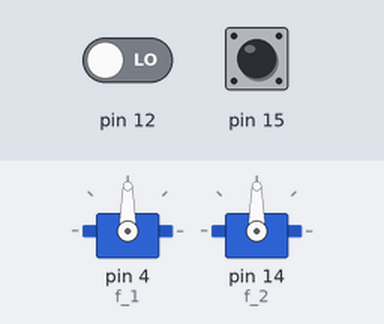
A sketch run on a simulated Arduino Uno, built with avr-gcc and run on an emulated ATmega328P. Shown: 2 × servo. The test bench sets the inputs (shaded band); at power-on: pin 15 LOW, pin 12 LOW. What the sketch prints to the serial monitor is not drawn.

Above: at 1.2 s.
1.3 s: pin 15 pulsed HIGH 5 times (0.12 s each, 0.3 s apart)
At 2.6 s:
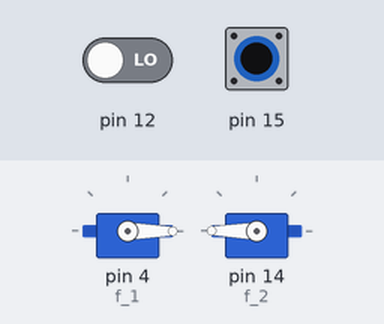
At 5.1 s:
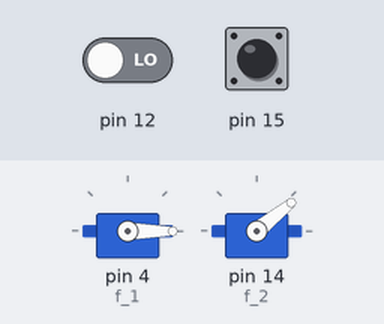
Timing chart, 0 to 6.6 s (numbered marks = the images above; inputs shaded):
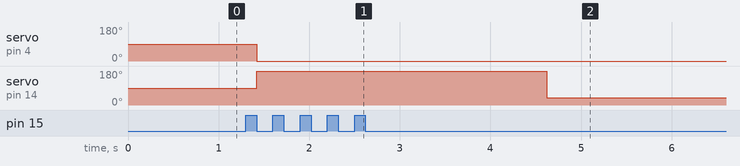

The sketch:

test_small_usv.ino
```cpp
#include <Servo.h>

Servo f_1;
Servo f_2;

int throttle;
int turn;

int thrust;
int moment;

int speed_1;
int speed_2;

void setup() {

  f_1.attach(4,1000,2000);
  f_2.attach(14,1000,2000);
  pinMode(12, INPUT);
  pinMode(15, INPUT);
  Serial.begin(115200);
}

void loop() {

  throttle = pulseIn(12, HIGH); // PWM width, range 1000 - 2000 miroseconds
  Serial.print(throttle);
  Serial.print("  ");

  turn = pulseIn(15, HIGH);
  Serial.print(turn);
  Serial.print("  ");

  if (throttle<1400) throttle = 1400;
  thrust = map(throttle, 1500, 2000, 0, 180);
  moment = map(turn, 1000, 2000, -50, 50);

  speed_1 = thrust + moment/2 - 10; // PWM output, range

  speed_2 = thrust - moment/2;

  if (speed_1>180) speed_1 = 180;
  if (speed_2>180) speed_2 = 180;
  if (speed_1<0) speed_1 = 0;
  if (speed_2<0) speed_2 = 0;

  f_1.write(speed_1);
  f_2.write(speed_2);
  Serial.print(speed_1);
  Serial.print(" ");
  Serial.println(speed_2);

}
```

Measured:
- after the input at 1.3 s, servo on pin 4 (f_1): 90° → 0° after 0.12 s instead of 0.70 s; servo on pin 14 (f_2): 90° → 180° after 0.12 s, → 39° 3.2 s later
